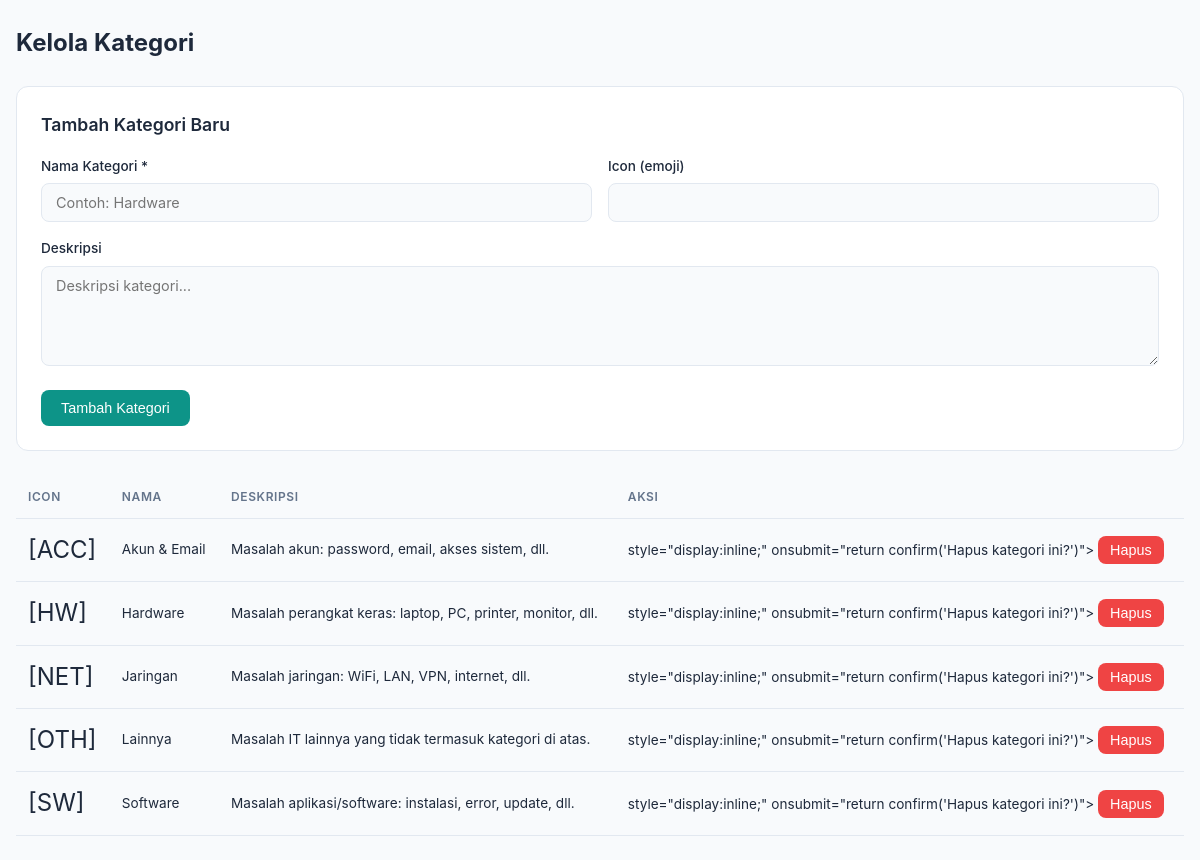
The app's page /admin/categories (signed in) with its own data.
### tables this page shows
CREATE TABLE IF NOT EXISTS categories (
    id INT AUTO_INCREMENT PRIMARY KEY,
    nama VARCHAR(100) NOT NULL,
    deskripsi TEXT,
    icon VARCHAR(50) DEFAULT '',
    created_at TIMESTAMP DEFAULT CURRENT_TIMESTAMP
);

### controllers/admin/categories/index.php (called while the page is built, shortened)
<?php
$db = App::resolve(Database::class);
$categories = $db->query('SELECT * FROM categories ORDER BY nama')->getAll();
view('dashboard_admin/categories/index.view.php', [
    'css' => 'dashboard.css',
    'title' => 'Kategori - TiketIT',
    'categories' => $categories,
]);

### public/index.php (called while the page is built, shortened)
<?php
require BASE_PATH.'Core/functions.php';
spl_autoload_register(function ($class) {
    $class = str_replace('\\', DIRECTORY_SEPARATOR, $class);
});
require base_path('bootstrap.php');
$router = new \Core\Router();
$uri = parse_url($_SERVER['REQUEST_URI'])['path'];
$method = $_POST['_method'] ?? $_SERVER['REQUEST_METHOD'];
$router->route($uri, $method);

### Core/App.php (called while the page is built, shortened)
<?php
class App
{
    protected static $container;
    public static function setContainer($container)
    {
        static::$container = $container;
    }
    public static function container()
    {
        return static::$container;
    }
    public static function resolve($key)
    {
        return static::container()->resolve($key);
    }
}

### Core/Container.php (called while the page is built, shortened)
<?php
class Container
{
    protected $bindings = [];
    public function bind($key, $resolver)
    {
        $this->bindings[$key] = $resolver;
    }
    public function resolve($key)
    {
        $resolver = $this->bindings[$key];
        return call_user_func($resolver);
    }
}

### config.php (called while the page is built, shortened)
<?php
$config = [
    'database' => [
        'host' => getenv('DB_HOST') ?: 'localhost',
        'port' => getenv('DB_PORT') ?: 3306,
        'dbname' => getenv('DB_NAME') ?: 'tiketit',
        'charset' => 'utf8mb4',
        'username' => getenv('DB_USER') ?: 'root',
        'password' => getenv('DB_PASS') ?: '',
    ],
    'app' => [
        'name' => 'TiketIT',
        'version' => '1.0.0',
        'timezone' => 'Asia/Jakarta',
    ],
];
$local = __DIR__ . '/config.local.php';
return $config;

### bootstrap.php (called while the page is built, shortened)
<?php
$container = new Container();
$container->bind('Core\Database', function () {
    $config = require base_path('config.php');
    return new Database(
        $config['database'],
        $config['database']['username'] ?? 'root',
        $config['database']['password'] ?? ''
    );
});

### Core/Database.php (called while the page is built, shortened)
<?php
class Database
{
    public $connection;
    public $statement;
    public function __construct($config, $username = 'root', $password = '')
    {
        $dsn = 'mysql:' . http_build_query($config, '', ';');
        $this->connection = new PDO($dsn, $username, $password, [
           PDO::ATTR_DEFAULT_FETCH_MODE => PDO::FETCH_ASSOC
        ]);
    }
    public function query($query, $params = [])
    {
        $this->statement = $this->connection->prepare($query);
        $this->statement->execute($params);
        return $this;
    }
    public function getAll()
    {
        return $this->statement->fetchAll();
    }
}

### Core/Auth.php (called while the page is built, shortened)
<?php
class Auth
{
    public static function generateCsrfToken()
    {
        return $_SESSION['csrf_token'];
    }
}

### views/dashboard_admin/categories/index.view.php (the view, shortened to what this page needs)
<?php require base_path('views/partials/head.php') ?>
<div class="dashboard-container">
    <div class="page-header">
        <h1>Kelola Kategori</h1>
    </div>
    <div class="form-card mb-6">
        <h3>Tambah Kategori Baru</h3>
        <form action="/admin/categories/store" method="POST">
            <div class="form-row">
                <div class="form-group">
                    <label for="nama">Nama Kategori *</label>
                    <input type="text" id="nama" name="nama" required placeholder="Contoh: Hardware">
                </div>
                <div class="form-group">
                    <label for="icon">Icon (emoji)</label>
                    <input type="text" id="icon" name="icon" placeholder="" value="">
                </div>
            </div>
            <div class="form-group">
                <label for="deskripsi">Deskripsi</label>
                <textarea id="deskripsi" name="deskripsi" rows="2" placeholder="Deskripsi kategori..."></textarea>
            </div>
            <button type="submit" class="btn-primary">Tambah Kategori</button>
        </form>
    </div>
    <?php if (empty($categories)): ?>
        <div class="empty-state">
            <div class="empty-icon"></div>
            <p>Belum ada kategori.</p>
        </div>
    <?php else: ?>
        <div class="table-responsive">
            <table class="data-table">
                <thead>
                    <tr>
                        <th>Icon</th>
                        <th>Nama</th>
                        <th>Deskripsi</th>
                        <th>Aksi</th>
                    </tr>
                </thead>
                <tbody>
                    <?php foreach ($categories as $cat): ?>
                    <tr>
                        <td style="font-size:1.5rem;"><?= $cat['icon'] ?></td>
                        <td><?= htmlspecialchars($cat['nama']) ?></td>
                        <td><?= htmlspecialchars($cat['deskripsi'] ?? '-') ?></td>
                        <td>
                            <form action="/admin/categories/delete" method="POST"
                                <?= csrf_field() ?> style="display:inline;" onsubmit="return confirm('Hapus kategori ini?')">
                                <button type="submit" class="btn-danger btn-sm">Hapus</button>
                            </form>
                        </td>
                    </tr>
                    <?php endforeach; ?>
                </tbody>
            </table>
        </div>
    <?php endif; ?>
</div>
<?php require base_path('views/partials/foot.php') ?>

### Core/Router.php (shortened to what this page needs)
<?php
class Router
{
    protected $routes = [];
    public function add($method, $uri, $controller)
    {
        $this->routes[] = [
            'uri' => $uri,
            'controller' => $controller,
            'method' => $method
        ];
    }
    public function route($uri, $method)
    {
        foreach ($this->routes as $route) {
            if ($route['uri'] === $uri && $route['method'] === strtoupper($method)) {
                return require base_path($route['controller']);
            }
        }
    }
}

### public/css/dashboard.css (style rules this page uses)
:root { --primary: #0d9488; --primary-light: #14b8a6; --primary-dark: #0f766e; --primary-50: #f0fdfa; --primary-100: #ccfbf1; --bg: #f8fafc; --bg-card: #ffffff; --bg-sidebar: #0f766e; --text: #1e293b; --text-muted: #64748b; --border: #e2e8f0; --success: #22c55e; --warning: #f59e0b; --danger: #ef4444; --info: #3b82f6; --shadow: 0 1px 3px rgba(0,0,0,0.1); }
* { box-sizing: border-box; margin: 0; padding: 0; }
body { font-family: 'Inter', 'Segoe UI', system-ui, sans-serif; background: var(--bg); color: var(--text); line-height: 1.6; }
.dashboard-container { max-width: 1200px; margin: 0 auto; padding: 1.5rem 1rem; }
.page-header { display: flex; align-items: center; justify-content: space-between; margin-bottom: 1.5rem; flex-wrap: wrap; gap: 1rem; }
.page-header h1 { font-size: 1.5rem; font-weight: 700; color: var(--text); }
.table-responsive { overflow-x: auto; -webkit-overflow-scrolling: touch; }
.data-table { width: 100%; border-collapse: collapse; font-size: 0.85rem; }
.data-table th, .data-table td { padding: 0.75rem; text-align: left; border-bottom: 1px solid var(--border); }
.data-table th { background: var(--bg-alt); font-weight: 600; color: var(--text-muted); font-size: 0.75rem; text-transform: uppercase; letter-spacing: 0.05em; white-space: nowrap; }
.form-card { background: var(--bg-card); border: 1px solid var(--border); border-radius: 0.75rem; padding: 1.5rem; }
.form-card h3 { font-size: 1.1rem; font-weight: 600; margin-bottom: 1rem; }
.form-group { margin-bottom: 1rem; }
.form-group label { display: block; font-size: 0.85rem; font-weight: 500; margin-bottom: 0.375rem; color: var(--text); }
.form-group input, .form-group select, .form-group textarea { width: 100%; padding: 0.625rem 0.875rem; border: 1px solid var(--border); border-radius: 0.5rem; font-size: 0.9rem; font-family: inherit; background: var(--bg); color: var(--text); transition: border-color 0.2s; }
.form-group textarea { resize: vertical; min-height: 100px; }
.form-row { display: grid; grid-template-columns: 1fr; gap: 1rem; }
@media (min-width: 640px) { .form-row { grid-template-columns: 1fr 1fr; } }
.btn-primary { padding: 0.625rem 1.25rem; background: var(--primary); color: white; border: none; border-radius: 0.5rem; font-weight: 500; font-size: 0.9rem; cursor: pointer; transition: all 0.2s; text-decoration: none; display: inline-block; }
.btn-sm { padding: 0.375rem 0.75rem; font-size: 0.8rem; border-radius: 0.375rem; }
.btn-danger { background: var(--danger); color: white; border: none; border-radius: 0.5rem; font-weight: 500; font-size: 0.9rem; cursor: pointer; transition: all 0.2s; }
.page-header h1 { font-size: 1.5rem; font-weight: 700; }
.mb-6 { margin-bottom: 1.5rem; }

### records on screen
categories: icon "[ACC]", nama "Akun & Email", deskripsi "Masalah akun: password, email, akses sistem, dll."
categories: icon "[HW]", nama "Hardware", deskripsi "Masalah perangkat keras: laptop, PC, printer, monitor, dll."
categories: icon "[NET]", nama "Jaringan", deskripsi "Masalah jaringan: WiFi, LAN, VPN, internet, dll."
categories: icon "[OTH]", nama "Lainnya", deskripsi "Masalah IT lainnya yang tidak termasuk kategori di atas."
categories: icon "[SW]", nama "Software", deskripsi "Masalah aplikasi/software: instalasi, error, update, dll."
